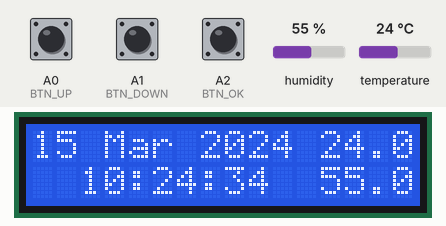
Recording of a sketch running on a simulated Arduino Uno, built with avr-gcc and run on an emulated ATmega328P. On the bench: 16×2 character LCD. The inputs (shaded band) are chosen by the test bench; at power-on: humidity 55 %, A0 (BTN_UP) HIGH, A1 (BTN_DOWN) HIGH, A2 (BTN_OK) HIGH, temperature 24 °C. The local clock reads 2024-03-15 10:24:30 at power-on unless the sketch sets it.

Above: at 4.2 s.
4.3 s: humidity set to 22 %
At 8.9 s:
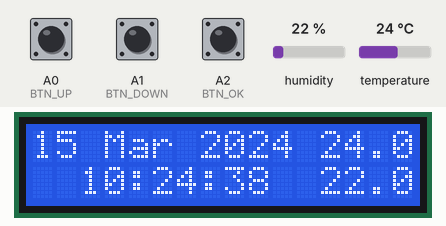
9.6 s: A0 (BTN_UP) pulled LOW for 0.15 s
At 10.9 s:
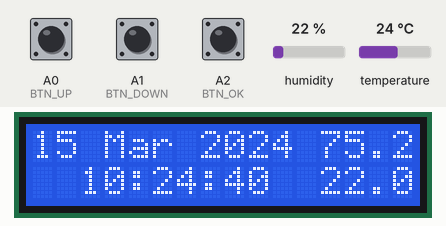
11.6 s: A1 (BTN_DOWN) pulled LOW for 0.15 s
At 12.9 s:
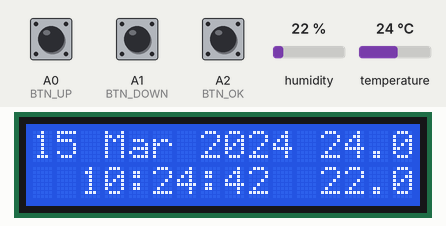
13.6 s: A2 (BTN_OK) pulled LOW for 0.15 s
At 14.5 s:
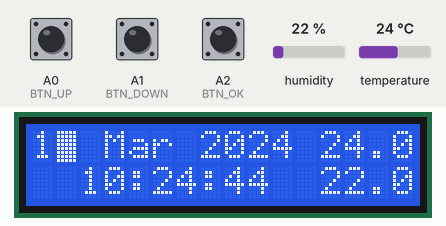
15.2 s: temperature set to 12 °C
At 17.9 s:
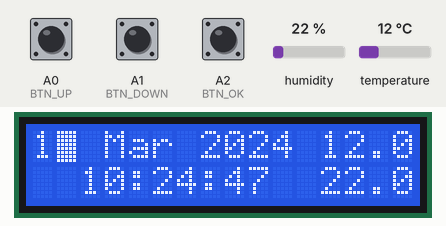
18.7 s: A0 (BTN_UP) pulled LOW for 1 s
At 21.0 s:
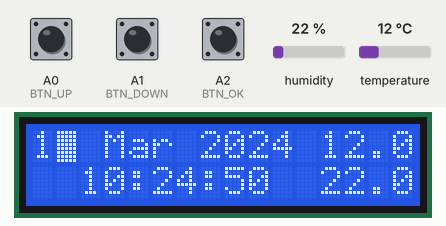
Timing chart, 0 to 22.2 s (numbered marks = the images above; inputs shaded):
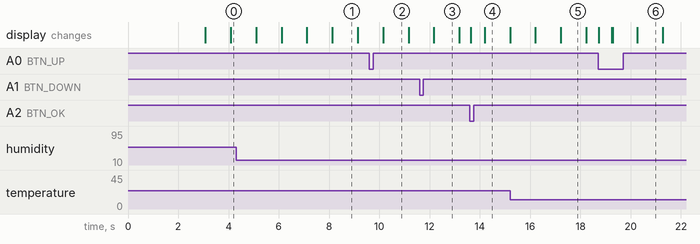

Measured:
- what the display in image 2 shows lasts 1.0 s, from 10.2 s to 11.2 s

The sketch:

Lcd_Clock.ino
```cpp
/*
 Name:		Led_Clock.ino
 Desc:		LCD 1602A + DHT22 + DS1307 RTC and buttons for control this stuff.
 Created:	9/23/2017 7:55:34 PM
 Author:	Fox
*/

#include <LiquidCrystal.h>	// Internal lib (Arduino studio)
#include "RTClib.h"		// https://github.com/adafruit/RTClib
#include "DHT.h"		// https://github.com/adafruit/DHT-sensor-library

#define LCD_UPDATE_DELAY 1000
#define DHT_UPDATE_DELAY 5000

#define BTN_UP	A0
#define BTN_DOWN	A1
#define BTN_OK		A2

#define DHTPIN 4
#define DHTTYPE DHT22

RTC_DS1307 rtc;
LiquidCrystal lcd(9, 10, 5, 6, 7, 8);
DHT dht(DHTPIN, DHTTYPE);

unsigned long lcd_next_update;	// Millis() max
unsigned long btn_next_update;
unsigned long dht_next_update;
unsigned char EditPosition = 0;	// uint8_t = 0...255
unsigned char blinkCount = 0;
bool ShowInFahrenheit = false;
char lcdBuff[16];
float temperature, humidity;

char* months[] = { "Jan", "Feb", "Mar", "Apr", "May", "Jun", "Jul", "Aug", "Sep", "Oct", "Nov", "Dec" };


// the setup function runs once when you press reset or power the board
void setup() {
	//Serial.begin(57600);

	lcd.begin(16, 2);
	lcd.clear();
	lcd.print(F("Loading..."));

	if (!rtc.begin()) {
		//Serial.println("Couldn't find RTC");
		lcd.clear();
		lcd.setCursor(0, 0);
		lcd.print(F("RTC Not found"));
		while (1);
	}

	if (!rtc.isrunning()) {
		//Serial.println("RTC is NOT running!");
		lcd.clear();
		lcd.setCursor(0, 0);
		lcd.print(F("RTC Not run"));

		rtc.adjust(DateTime(F(__DATE__), F(__TIME__)));
	}

	pinMode(BTN_UP, INPUT_PULLUP);
	pinMode(BTN_DOWN, INPUT_PULLUP);
	pinMode(BTN_OK, INPUT_PULLUP);

	lcd_next_update = LCD_UPDATE_DELAY;

	// Wait for DHT22 power up and ready
	while (millis() < 3000) {
		delay(100);
	}
	temperature = dht.readTemperature(ShowInFahrenheit);
	humidity = dht.readHumidity();
}

void PrintTime() {
	DateTime now = rtc.now();

	lcd.clear();

	//sprintf(lcdBuff, "%02d/%02d/%04d", now.day(), now.month(), now.year());
	lcd.setCursor(0, 0);
	sprintf(lcdBuff, "%02d %s %04d", now.day(), months[now.month() - 1], now.year());
	lcd.print(lcdBuff);

	lcd.setCursor(2, 1);
	sprintf(lcdBuff, "%02d:%02d:%02d", now.hour(), now.minute(), now.second());
	lcd.print(lcdBuff);

	lcd.setCursor(12, 0);
	lcd.print(temperature);

	lcd.setCursor(12, 1);
	lcd.print(humidity);

	/*
	lcd.print(now.day());
	lcd.setCursor(5, 0);
	lcd.print("/");
	lcd.setCursor(6, 0);
	lcd.print(now.month());
	lcd.setCursor(8, 0);
	lcd.print("/");
	lcd.setCursor(9, 0);
	lcd.print(now.year());

	lcd.setCursor(4, 1);
	lcd.print(now.hour());
	lcd.setCursor(6, 1);
	lcd.print(":");
	lcd.setCursor(7, 1);
	lcd.print(now.minute());
	lcd.setCursor(9, 1);
	lcd.print(":");
	lcd.setCursor(10, 1);
	lcd.print(now.second());
	*/

	if (blinkCount > 10)
		EditPosition = 0;	// Stop cursor blink

	switch (EditPosition)
	{
		case 1: lcd.setCursor(1, 0); lcd.blink(); blinkCount++; break;
		case 2: lcd.setCursor(5, 0); lcd.blink(); blinkCount++; break;
		case 3: lcd.setCursor(10, 0); lcd.blink(); blinkCount++; break;
		case 4: lcd.setCursor(3, 1); lcd.blink(); blinkCount++; break;
		case 5: lcd.setCursor(6, 1); lcd.blink(); blinkCount++; break;
		case 6: lcd.setCursor(9, 1); lcd.blink(); blinkCount++; break;
		default: lcd.noBlink(); blinkCount = 0; break;
	}
}

void AdjustTime(int8_t state) {
	DateTime now = rtc.now();
	int adjust = 0;
	switch (EditPosition)
	{
		case 1: rtc.adjust(now + TimeSpan(state, 0, 0, 0)); break;
		case 2:
			adjust = now.month() + state;
			if (adjust > 12)
				adjust = 1;
			if (adjust < 1)
				adjust = 12;
			rtc.adjust(DateTime(now.year(), adjust, now.day(), now.hour(), now.minute(), now.second()));
			break;
		case 3: adjust = now.year() + state;
			if (adjust > 2165)
				adjust = 2000;	// 2165 = max year for rtc
			if (adjust < 2000)
				adjust = 2165;
			rtc.adjust(DateTime(adjust, now.month(), now.day(), now.hour(), now.minute(), now.second()));
			break;
		case 4: rtc.adjust(now + TimeSpan(0, state, 0, 0)); break;
		case 5: rtc.adjust(now + TimeSpan(0, 0, state, 0)); break;
		case 6: rtc.adjust(now + TimeSpan(0, 0, 0, state)); break;
		default:
			ShowInFahrenheit = !ShowInFahrenheit;
			dht_next_update = millis();	// Update on screen now!
			break;	// Toggle "Show temperature in fahrenheit"
	}
}

// the loop function runs over and over again until power down or reset
void loop() {
	if (digitalRead(BTN_UP) == LOW)
	{
		delay(25); // debounce
		if (digitalRead(BTN_UP) == LOW)
		{
			AdjustTime(+1);
			blinkCount = 0;
			PrintTime();
			delay(500);
		}
	}

	if (digitalRead(BTN_DOWN) == LOW)
	{
		delay(25); // debounce
		if (digitalRead(BTN_DOWN) == LOW) {
			AdjustTime(-1);
			blinkCount = 0;
			PrintTime();
			delay(500);
		}
	}

	if (digitalRead(BTN_OK) == LOW)
	{
		delay(25); // debounce
		if (digitalRead(BTN_OK) == LOW) {
			EditPosition++;
			if (EditPosition > 6)
				EditPosition = 1;
			blinkCount = 0;
			PrintTime();
			delay(500);
		}
	}

	if (millis() > dht_next_update) {
		temperature = dht.readTemperature(ShowInFahrenheit);
		humidity = dht.readHumidity();
		dht_next_update = millis() + DHT_UPDATE_DELAY;
	}

	if (millis() > lcd_next_update) {
		PrintTime();
		lcd_next_update = millis() + LCD_UPDATE_DELAY;
	}
}
```
